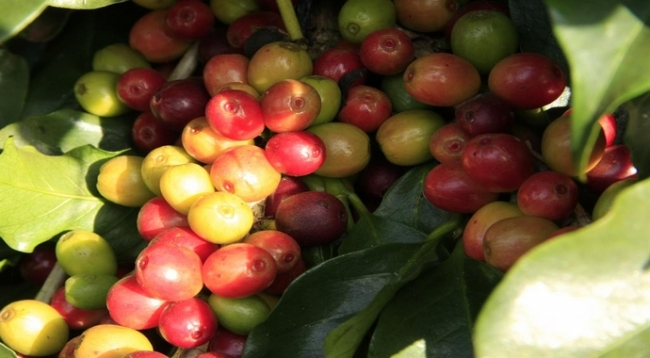
%> input picture Images/Classification/cereja/cereja/41375052b59f3108fad5b6a1334294f5_L (1).jpg, 650 x 358 px
$ octave Untitled2.m   (GNU Octave 9; MATLAB toolbox functions it lacks are replaced by stand-ins)
%> lines starting %> are read from the running program, lines starting %| are printed output that depends on the picture; in (x1, y1, x2, y2) boxes, pixels count from 0 and x2, y2 are one past the last pixel; in counts of white or black regions, pixels touching at a corner belong together; the program's own positions count from 1
clear all
clc

a=imread('41375052b59f3108fad5b6a1334294f5_L (1).jpg');
%> a is the input picture: size 358x650x3 uint8; mean R, G, B 111.9, 88.7, 52.2
[P T Q]=size(a);
%> P = 358; T = 650; Q = 3
a = imresize(a, [P P]);
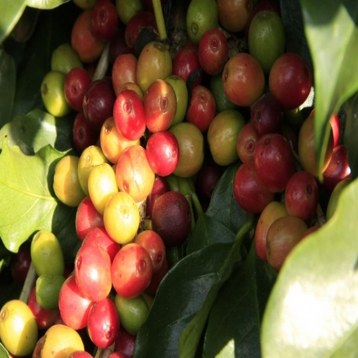
%> a: size 358x358x3 uint8; mean R, G, B 111.9, 88.7, 52.2

%% Espa鏾 de cor LUX
U=zeros(P,P);
X=zeros(P,P);
M=256;
R=a(:,:,1);
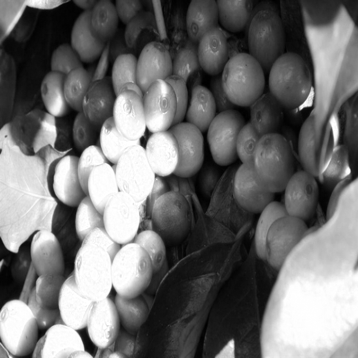
%> R: size 358x358 uint8; min 0, max 255, mean 111.9
G=a(:,:,2);
B=a(:,:,3);

R1=double(R+1);
G1=double(G+1);
B1=double(B+1);

L=(R1.^0.3)*(G1.^0.6)*(B1.^0.1)-1;
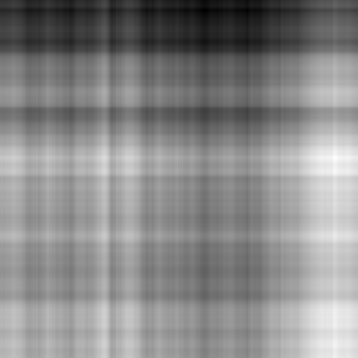
%> L: size 358x358 double; min 6772590.9, max 11556681, mean 9343015.6; drawn with min black and max white


for i=1:P
    for j=1:P
        U(i,j)=(M/2)*(R1(i,j)/(L(i,j)+1));
    end
end
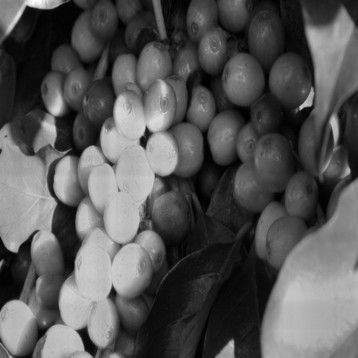
%> U: size 358x358 double; min 1.38e-05, max 0.00439, mean 0.00151; drawn with min black and max white

for i=1:P
    for j=1:P
            X(j,i)=(M/2)*(B1(j,i)/(L(j,i)+1));
    end
end
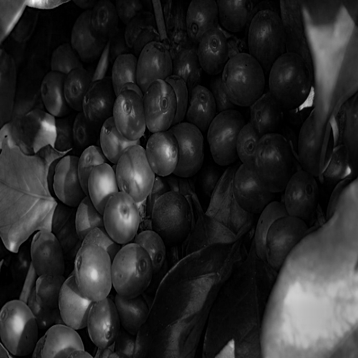
%> X: size 358x358 double; min 1.16e-05, max 0.00417, mean 0.000701; drawn with min black and max white

for i=1:P
    for j=1:P
            RR(j,i)=(M/2)*(G1(j,i)/(L(j,i)+1));
    end
end
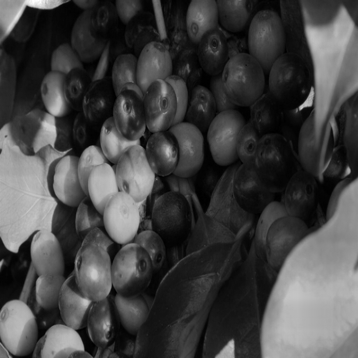
%> RR: size 358x358 double; min 1.26e-05, max 0.00439, mean 0.00119; drawn with min black and max white

Lm=max(max(RR));
%> Lm = 0.00439
Ln=uint8((RR*255)/Lm);

Um=max(max(U));
%> Um = 0.00439
Un=uint8((U*255)/Um);

Xm=max(max(X));
%> Xm = 0.00417
Xn=uint8((X*255)/Xm);
F=Un-0.5*Xn-Ln;


se = strel('square',5);
vvvv=imerode(F,se);
% vvvv=imdilate(vvvv,se);
level = graythresh(vvvv);
%> level = 0.0902
vvvv=im2bw(vvvv,level);
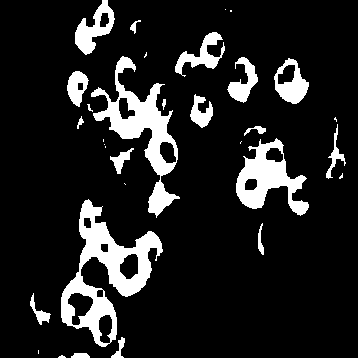
%> vvvv: size 358x358 logical; 13% white; 32 white regions (12 under 20 px), largest, box (x1, y1, x2, y2) and area: (61, 199, 163, 347) 4940, (91, 56, 180, 218) 3832, (236, 138, 309, 216) 2507


% [6 lines of commented-out code are left out]
imshow(vvvv)


% [6 lines of commented-out code are left out]
%% Espa鏾 de cor YCrCb

% [39 lines of commented-out code are left out]

$ run again, with Images/Classification/cereja/cereja/1950985_x240.jpg copied over Images/Classification/cereja/cereja/41375052b59f3108fad5b6a1334294f5_L (1).jpg
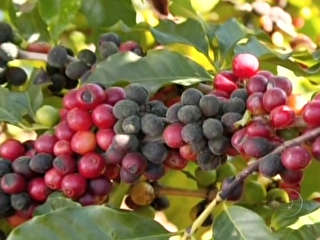
%> input picture Images/Classification/cereja/cereja/1950985_x240.jpg, 320 x 240 px
%> a is the input picture: size 240x320x3 uint8; mean R, G, B 128.2, 108.2, 71.5
%> a: size 240x240x3 uint8
%> after the loop `for i=1:P`:
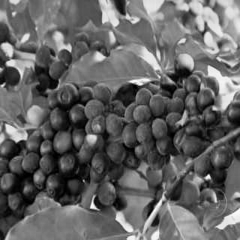
%> RR: size 240x240 double; min 2.09e-05, max 0.00605, mean 0.00239; drawn with min black and max white
%> Lm = 0.00605
%> Um = 0.00626
%> Xm = 0.00555
%> level = 0.0941
%> `vvvv=im2bw(vvvv,level);`:
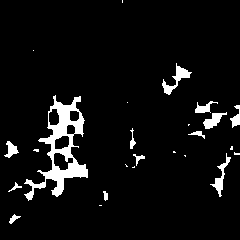
%> vvvv: size 240x240 logical; 6% white; 25 white regions (12 under 20 px), largest, box (x1, y1, x2, y2) and area: (24, 95, 88, 201) 2046, (162, 63, 192, 95) 276, (210, 153, 231, 197) 218

$ run again, with Images/Classification/cereja/cereja/2016SCRBOURBO-300x300.jpg copied over Images/Classification/cereja/cereja/41375052b59f3108fad5b6a1334294f5_L (1).jpg
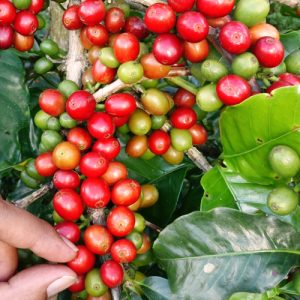
%> input picture Images/Classification/cereja/cereja/2016SCRBOURBO-300x300.jpg, 300 x 300 px
%> a is the input picture: size 300x300x3 uint8; mean R, G, B 144.4, 110.2, 71.6
%> after the loop `for i=1:P`:
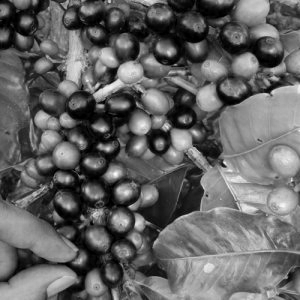
%> RR: size 300x300 double; min 1.21e-05, max 0.00397, mean 0.00156; drawn with min black and max white
%> Lm = 0.00397
%> Um = 0.00438
%> Xm = 0.00368
%> level = 0.173
%> `vvvv=im2bw(vvvv,level);`:
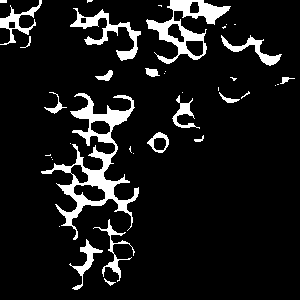
%> vvvv: size 300x300 logical; 9.6% white; 38 white regions (20 under 20 px), largest, box (x1, y1, x2, y2) and area: (41, 93, 139, 240) 3197, (146, 0, 231, 64) 1700, (70, 8, 141, 61) 935
